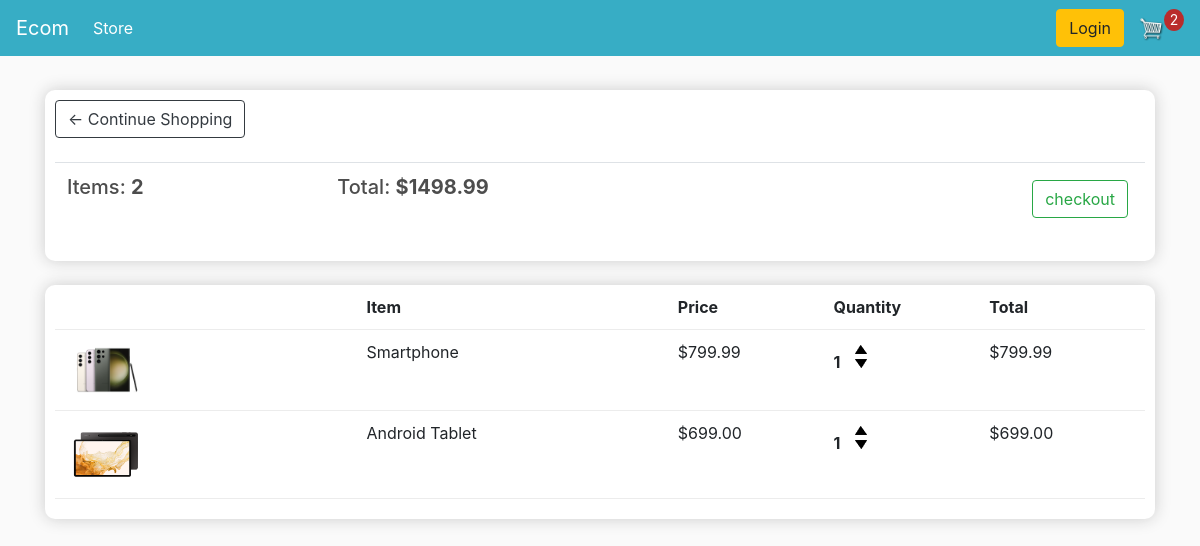
/cart/ (signed in), run on an earlier commit of the app's database.
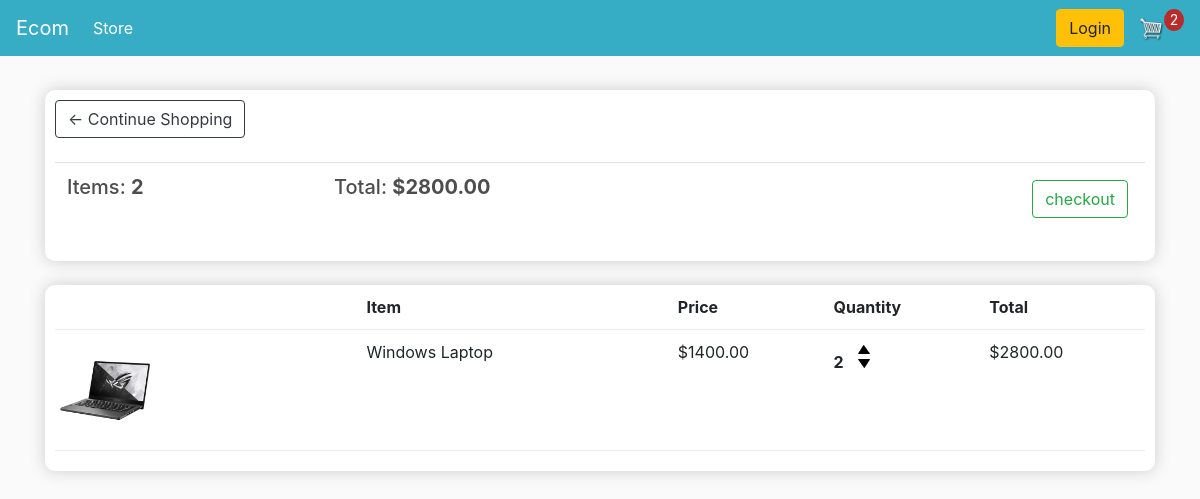
And on a later commit of the database.
### store/models.py (models this page shows, shortened)
class Order(models.Model):
    customer = models.ForeignKey(Customer, on_delete=models.SET_NULL, blank=True, null=True)
    data_ordered = models.DateTimeField(auto_now_add=True)
    complete = models.BooleanField(default=False, null=True, blank=False)
    trasacrion_id = models.CharField(max_length=200, null=True)
    @property
    def get_cart_total(self):
        orderitems = self.orderitem_set.all()
        total = sum([item.get_total for item in orderitems])
        return total
    @property
    def get_cart_items(self):
        orderitems = self.orderitem_set.all()
        total = sum([item.quantity for item in orderitems])
        return total

class OrderItem(models.Model):
    product = models.ForeignKey(Product, on_delete=models.SET_NULL, blank=True, null=True)
    order = models.ForeignKey(Order, on_delete=models.SET_NULL, blank=True, null=True)
    quantity = models.IntegerField(default=0, null=True, blank=True)
    data_added = models.DateTimeField(auto_now_add=True)
    @property
    def get_total(self):
        total = self.product.price * self.quantity
        return total

class Product(models.Model):
    name = models.CharField(max_length=100, null=True )
    price = models.FloatField()
    digital = models.BooleanField(default=False, null=True, blank=False)
    image = models.ImageField(null=True, blank=True)
    @property
    def imageURL(self):
        try:
            url = self.image.url
        except:
            url = ""
        return url

### store/views.py (the view)
# urls.py: path('cart/', views.cart, name='cart'),
def cart(request):
    if request.user.is_authenticated:
        customer = request.user.customer
        order, created = Order.objects.get_or_create(customer = customer, complete = False) # find the order if not create it
        items = order.orderitem_set.all()
        cartItems = order.get_cart_items
    else:
        items = []
        order = {'get_cart_items':0, "get_cart_total": 0 , "shipping": False}
        cartItems = order['get_cart_items']
    context = {'items': items, 'order': order, 'cartItems': cartItems}
    return render(request, 'store/cart.html', context)

### store/templates/store/cart.html
{% extends 'store/main.html' %}
{% load static %}
{% block content %}
<div class="row">
    <div class="col-lg-12">
        <div class="box-element">
            <a class="btn btn-outline-dark" href="{% url 'store' %}">&#x2190; Continue Shopping</a>
            <br>
            <br>
            <table class="table">
                <tr>
                    <th><h5>Items: <strong>{{order.get_cart_items}}</strong></h5></th>
                    <th><h5>Total: <strong>${{order.get_cart_total|floatformat:2}}</strong></h5></th>
                    <th>
                        <a style="float: right; margin: 5px;" class="btn btn-outline-success " href="{% url 'checkout' %}">checkout</a>
                    </th>
                </tr>
            </table>
        </div>
        <br>
        <div class="box-element">
            <div class="cart-row">
                <div style="flex: 2;"></div>
                <div style="flex: 2;"><strong>Item</strong></div>
                <div style="flex: 1;"><strong>Price</strong></div>
                <div style="flex: 1;"><strong>Quantity</strong></div>
                <div style="flex: 1;"><strong>Total</strong></div>
            </div>
            {% for item in items %}
            <div class="cart-row">
                <div style="flex: 2;"> <img class="row-image" src="{{ item.product.imageURL }}" alt=""></div>
                <div style="flex: 2;">{{ item.product.name }}</div>
                <div style="flex: 1;">${{ item.product.price|floatformat:2 }}</div>
                <div style="flex: 1;">
                    <p class="quantity">{{ item.quantity }}</p>
                    <div class="quantity">
                        <img data-product={{item.product.id}} data-action="add" class="chg-quantity update-cart" src="{% static 'images/arrow-up.png' %}" >
                        <img data-product={{item.product.id}} data-action="remove" class="chg-quantity update-cart" src="{% static 'images/arrow-down.png' %}">
                    </div>
                </div>
                <div style="flex: 1;">${{item.get_total |floatformat:2 }}</div>
            </div>
            {% endfor %}
        </div>
    </div>
</div>
{% endblock content %}

What changed in the data, as far as the page shows it:
removed OrderItem: product.imageURL (picture), product.name "Smartphone", product.price "799.99", quantity "1", get_total "799.99"
removed OrderItem: product.imageURL (picture), product.name "Android Tablet", product.price "699.00", quantity "1", get_total "699.00"
computed for Order: get_cart_total "1498.99" → "2800.00"
added OrderItem: product.imageURL (picture), product.name "Windows Laptop", product.price "1400.00", quantity "2", get_total "2800.00"
